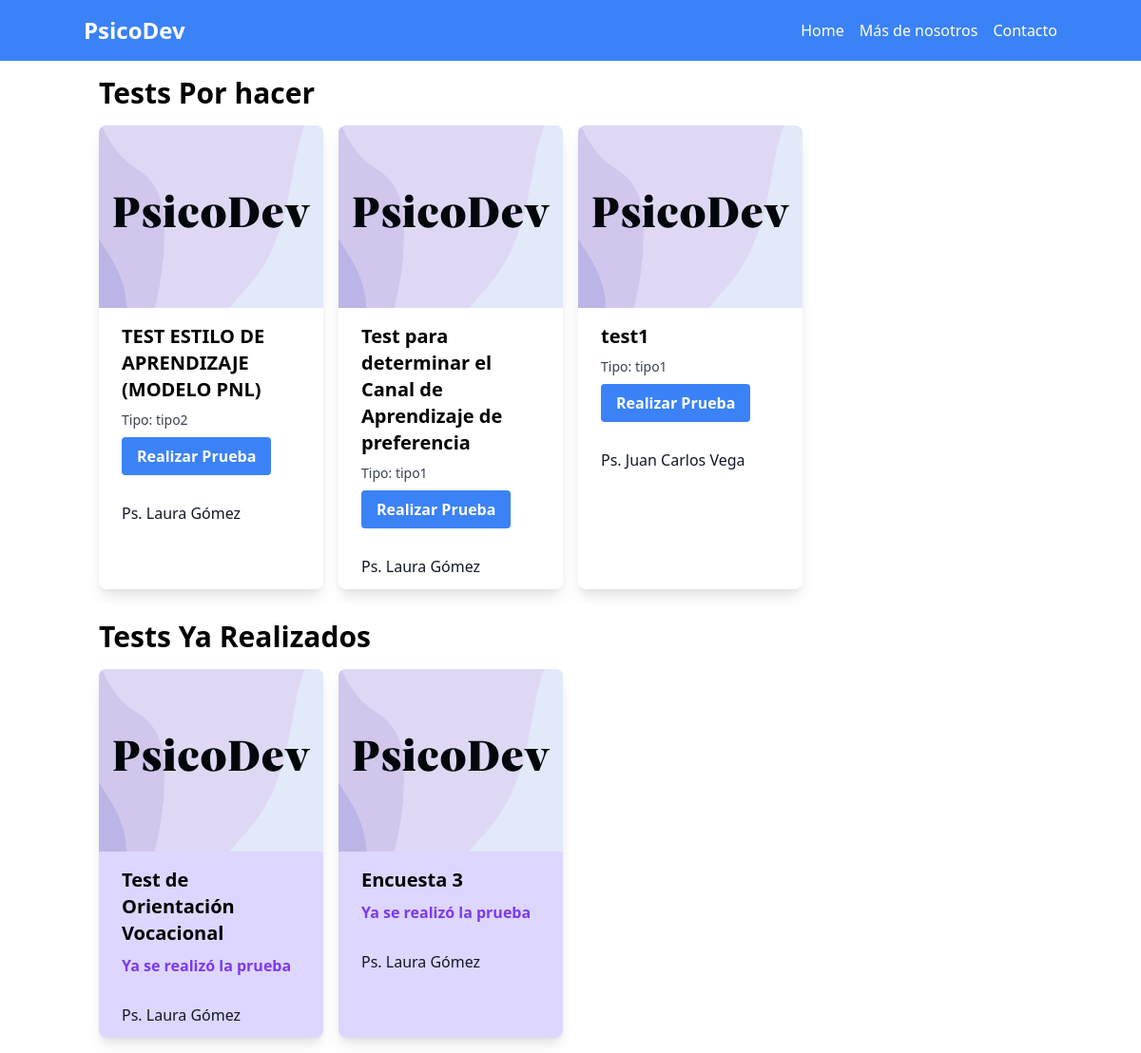
The page /dashboardusuario.php (signed in) on the database its author committed.
### tables this page shows
CREATE TABLE `datos` (
  `id` int(11) NOT NULL,
  `identificador` varchar(255) DEFAULT NULL,
  `nombre` varchar(255) DEFAULT NULL,
  `fechainicio` date DEFAULT NULL,
  `personal_id` int(11) DEFAULT NULL,
  `fecha_creacion` timestamp NULL DEFAULT NULL,
  `estado` varchar(255) DEFAULT NULL,
  `empresa_id` int(11) DEFAULT NULL,
  `tipo` varchar(255) DEFAULT NULL
);

CREATE TABLE `personal` (
  `id` int(11) NOT NULL,
  `nombre_completo` varchar(255) NOT NULL,
  `profesional` varchar(255) NOT NULL,
  `edad` int(11) NOT NULL,
  `sexo` varchar(255) NOT NULL,
  `clave_interna` varchar(255) NOT NULL,
  `correo` varchar(255) NOT NULL,
  `contrasena` varchar(255) NOT NULL,
  `empresa_id` int(11) NOT NULL,
  `estado` varchar(255) DEFAULT NULL
);

### dashboardusuario.php (the view, shortened to what this page needs)
<?php
include("bd.php");
$session_id = $_SESSION["usuario_id"];
$query_empresa_usuario = "SELECT empresa_id FROM usuarios WHERE id = $session_id";
$resultado_empresa_usuario = mysqli_query($conexion, $query_empresa_usuario);
$id_empresa_usuario = 0;
if ($resultado_empresa_usuario && mysqli_num_rows($resultado_empresa_usuario) == 1) {
    $fila_empresa_usuario = mysqli_fetch_assoc($resultado_empresa_usuario);
    $id_empresa_usuario = $fila_empresa_usuario['empresa_id'];
}
$sql = "SELECT datos.*, personal.nombre_completo AS nombre_personal FROM datos LEFT JOIN personal ON datos.personal_id = personal.id WHERE datos.empresa_id = $id_empresa_usuario";
$resultado = mysqli_query($conexion, $sql);
$datos = array();
if ($resultado && mysqli_num_rows($resultado) > 0) {
    while ($fila = mysqli_fetch_assoc($resultado)) {
        $datos[] = $fila;
    }
}
$query = "SELECT datos_id FROM respuestas WHERE usuario_id = $session_id";
$result = mysqli_query($conexion, $query);
$datos_id_array = array();
if ($result) {
    while ($row = mysqli_fetch_assoc($result)) {
        $datos_id = $row['datos_id'];
        $datos_id_array[] = $datos_id;
    }
}
$tests_por_hacer = array();
$tests_realizados = array();
foreach ($datos as $dato) {
    $coincide_con_respuesta = in_array($dato['id'], $datos_id_array);
    if ($coincide_con_respuesta) {
        $tests_realizados[] = $dato;
    } else {
        $tests_por_hacer[] = $dato;
    }
}
?>
<!DOCTYPE html>
<html lang="es">
<head>
    <?php include("links.php"); ?>
</head>
<body>
    <?php include("navbar.php"); ?>
    <div class="container mx-auto p-4">
        <h1 class="text-3xl font-bold mb-4">Tests Por hacer</h1>
        <div class="grid grid-cols-1 sm:grid-cols-2 md:grid-cols-3 lg:grid-cols-4 xl:grid-cols-4 gap-4">
            <?php
            if (!empty($tests_por_hacer)) {
                foreach ($tests_por_hacer as $dato) {
                    $coincide_con_respuesta = in_array($dato['id'], $datos_id_array);
            ?>
                    <div class="max-w-full <?php echo $coincide_con_respuesta ? 'bg-purple-200' : 'bg-white'; ?> shadow-lg rounded-lg overflow-hidden text-sm sm:text-base md:text-lg lg:text-base xl:text-lg">
                        <img class="w-full h-48 object-cover object-center" src="PsicoDev.svg" alt="Imagen">
                        <div class="px-6 py-4">
                            <div class="font-bold text-xl mb-2"><?php echo $dato['nombre']; ?></div>
                            <p class="text-gray-700 text-sm mb-2">Tipo: <?php echo $dato['tipo']; ?></p>
                            <?php
                            if ($coincide_con_respuesta) {
                                echo "<p class='text-purple-600 text-base font-bold'>Ya se realizó la prueba</p>";
                            } else {
                                echo "<form method='post' action='";
                                if ($dato['tipo'] == 'tipo1') {
                                    echo 'cuestionario1.php';
                                } elseif ($dato['tipo'] == 'tipo2') {
                                    echo 'cuestionario2.php';
                                } elseif ($dato['tipo'] == 'tipo3') {
                                    echo 'cuestionario3.php';
                                } else {
                                    echo 'error_page.php';
                                }
                                echo "'>";
                                echo "<button type='submit' class='bg-blue-500 hover:bg-blue-700 text-white font-bold py-2 px-4 rounded'>";
                                echo "Realizar Prueba";
                                echo "</button>";
                                echo "</form>";
                            }
                            ?>
                        </div>
                        <div class="px-6 py-4">
                            <div class="text-sm sm:text-base md:text-lg lg:text-base xl:text-lg">
                                <p class="text-gray-900 leading-none"><?php echo $dato['nombre_personal']; ?></p>
                            </div>
                        </div>
                    </div>
            <?php
                }
            } else {
                echo "<p class='text-gray-700 text-base'>Todos los tests están realizados. <a href='mas_test.php'>Ir a conocer más tests</a></p>";
            }
            ?>
        </div>
    </div>
    <div class="container mx-auto p-4">
        <h1 class="text-3xl font-bold mb-4">Tests Ya Realizados</h1>
        <div class="grid grid-cols-1 sm:grid-cols-2 md:grid-cols-3 lg:grid-cols-4 xl:grid-cols-4 gap-4">
            <?php
            if (!empty($tests_realizados)) {
                foreach ($tests_realizados as $dato) {
            ?>
                    <div class="max-w-full bg-purple-200 shadow-lg rounded-lg overflow-hidden text-sm sm:text-base md:text-lg lg:text-base xl:text-lg">
                        <img class="w-full h-48 object-cover object-center" src="PsicoDev.svg" alt="Imagen">
                        <div class="px-6 py-4">
                            <div class="font-bold text-xl mb-2"><?php echo $dato['nombre']; ?></div>
                            <p class='text-purple-600 text-base font-bold'>Ya se realizó la prueba</p>
                        </div>
                        <div class="px-6 py-4">
                            <div class="text-sm sm:text-base md:text-lg lg:text-base xl:text-lg">
                                <p class="text-gray-900 leading-none"><?php echo $dato['nombre_personal']; ?></p>
                            </div>
                        </div>
                    </div>
            <?php
                }
            } else {
                echo "<p class='text-gray-700 text-base'>No hay tests realizados hasta ahora.</p>";
            }
            ?>
        </div>
    </div>
</body>
</html>

### links.php (shortened to what this page needs)
<link href="https://cdn.jsdelivr.net/npm/tailwindcss@2.2.15/dist/tailwind.min.css" rel="stylesheet">
<link href="https://cdnjs.cloudflare.com/ajax/libs/font-awesome/6.0.0-beta3/css/all.min.css" rel="stylesheet">
<link rel="stylesheet" href="https://cdn.jsdelivr.net/npm/flatpickr/dist/flatpickr.min.css">

### navbar.php (shortened to what this page needs)
<div class="bg-blue-500 p-4">
    <div class="container mx-auto flex flex-col md:flex-row justify-between items-center">
        <h1 class="text-2xl font-semibold text-white mb-2 md:mb-0">PsicoDev</h1>
        <nav>
            <ul class="flex space-x-4">
                <li><a href="index.php" class="text-white">Home</a></li>
                <li class="relative group">
                    <a href="#" class="text-white" id="menuTrigger">Más de nosotros</a>
                </li>
                <li><a href="ventanas/contacto.php" class="text-white">Contacto</a></li>
            </ul>
        </nav>
    </div>
</div>

### rows shown on the page
datos: nombre "TEST ESTILO DE APRENDIZAJE (MODELO PNL)", tipo "tipo2", personal.nombre_completo "Ps. Laura Gómez"
datos: nombre "Test para determinar el Canal de Aprendizaje de preferencia", tipo "tipo1", personal.nombre_completo "Ps. Laura Gómez"
datos: nombre "test1", tipo "tipo1", personal.nombre_completo "Ps. Juan Carlos Vega"
datos: nombre "Test de Orientación Vocacional", personal.nombre_completo "Ps. Laura Gómez"
datos: nombre "Encuesta 3", personal.nombre_completo "Ps. Laura Gómez"
